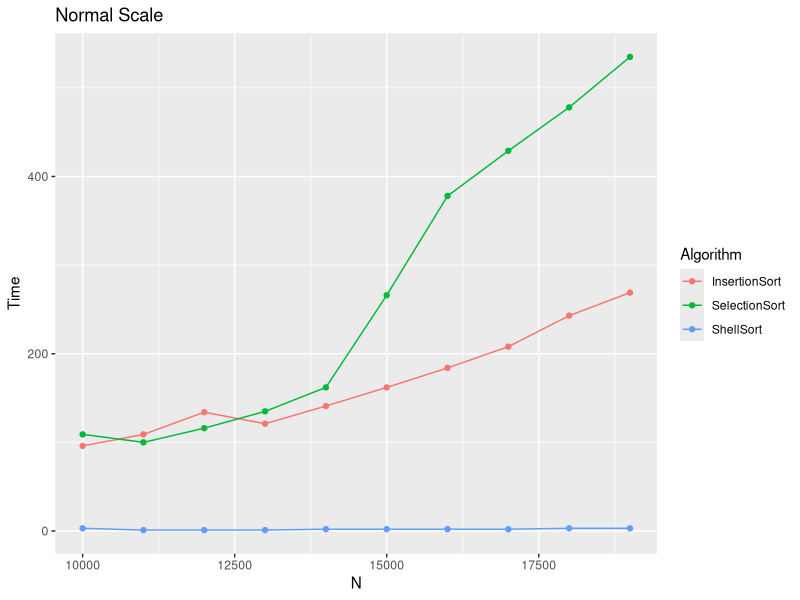
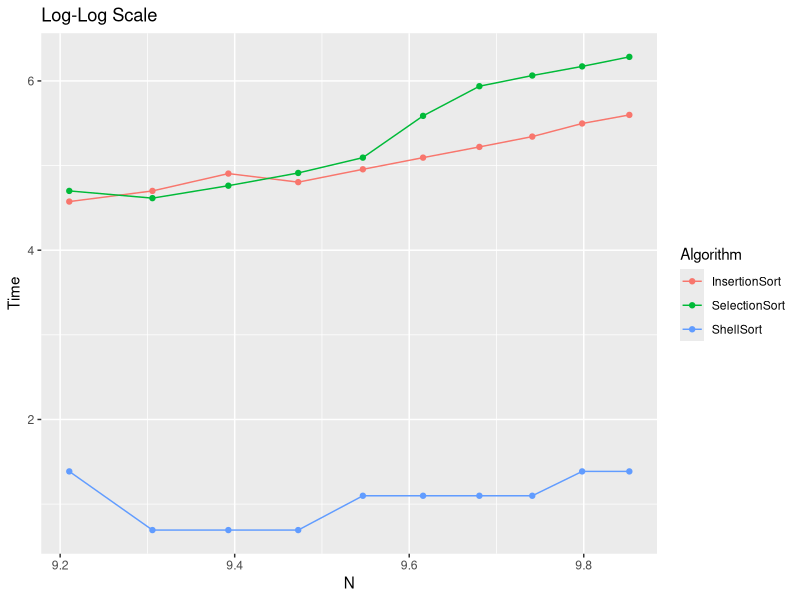

Recreate these plots in R, in order. (Note: this script raises an error after producing the figures.)
setwd("~/Documents/UNIFR/Algorithmic/Series") 
#set working dir
#install.packages("ggplot2")
library(ggplot2)

data <- read.table("sort.csv", header=T, sep=",")
qplot(N, Time, data = data, geom = c("point", "line"), color = Algorithm, main = "Normal Scale")
data[1:2] <- lapply(data[1:2], log1p) # x -> log(x+1)
qplot(N, Time, data = data, geom = c("point", "line"), color = Algorithm, main = "Log-Log Scale")

lm(formula = Time ~ N, data = data, subset = data$Algorithm=="BubbleSort")
